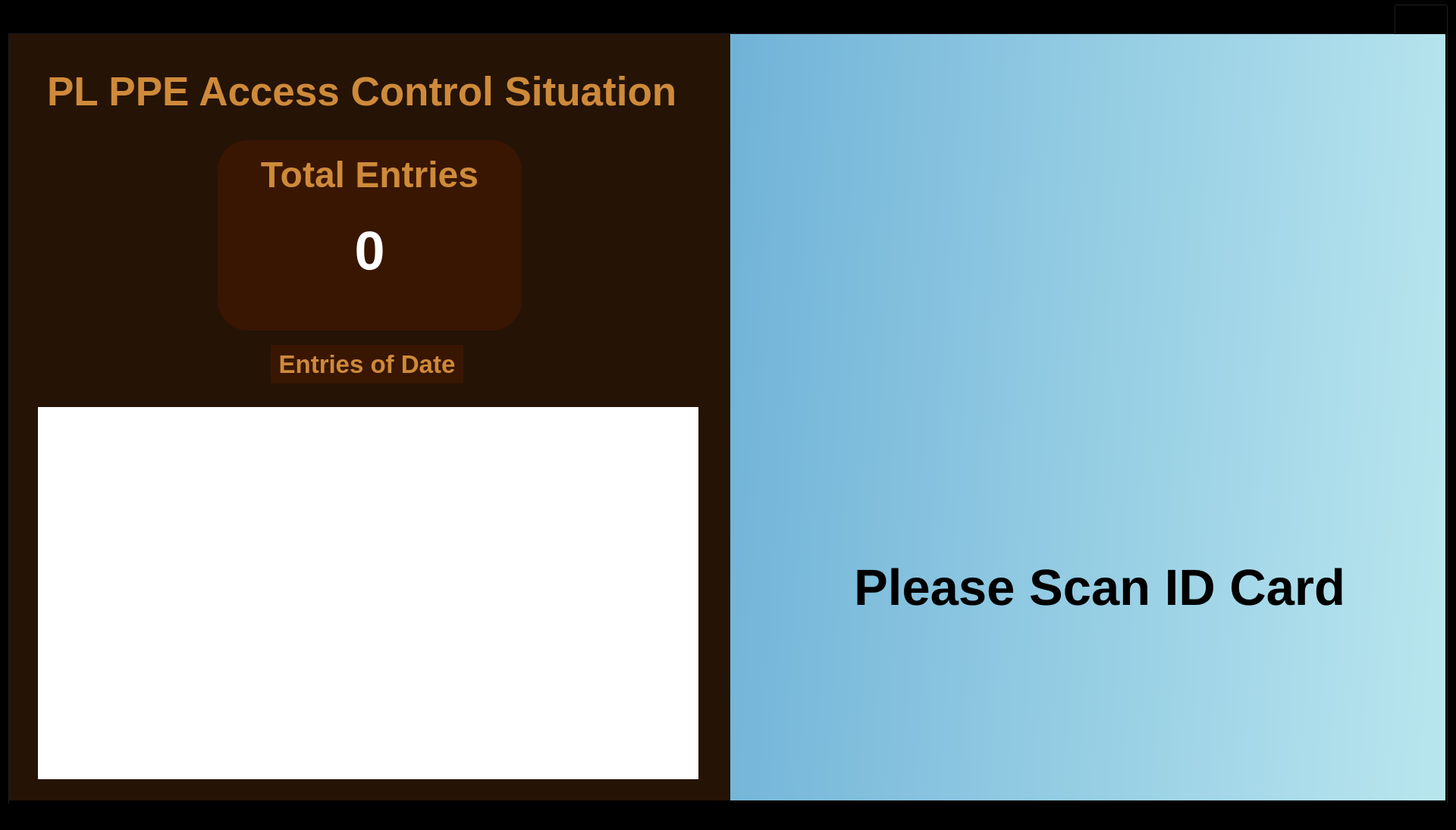
<?xml version="1.0" encoding="UTF-8"?>
<ui version="4.0">
 <class>MainWindow</class>
 <widget class="QMainWindow" name="MainWindow">
  <property name="geometry">
   <rect>
    <x>0</x>
    <y>0</y>
    <width>1920</width>
    <height>1095</height>
   </rect>
  </property>
  <property name="windowTitle">
   <string>MainWindow</string>
  </property>
  <property name="layoutDirection">
   <enum>Qt::LeftToRight</enum>
  </property>
  <property name="styleSheet">
   <string notr="true">background-color: rgb(0, 0, 0);
</string>
  </property>
  <widget class="QWidget" name="centralwidget">
   <widget class="QTabWidget" name="tabWidget">
    <property name="geometry">
     <rect>
      <x>10</x>
      <y>5</y>
      <width>1900</width>
      <height>1057</height>
     </rect>
    </property>
    <property name="font">
     <font>
      <pointsize>18</pointsize>
      <weight>75</weight>
      <bold>true</bold>
     </font>
    </property>
    <property name="layoutDirection">
     <enum>Qt::RightToLeft</enum>
    </property>
    <property name="currentIndex">
     <number>0</number>
    </property>
    <widget class="QWidget" name="PPE">
     <attribute name="title">
      <string>PPE</string>
     </attribute>
     <widget class="QLCDNumber" name="Countnum">
      <property name="geometry">
       <rect>
        <x>620</x>
        <y>10</y>
        <width>110</width>
        <height>91</height>
       </rect>
      </property>
      <property name="font">
       <font>
        <weight>50</weight>
        <bold>false</bold>
       </font>
      </property>
      <property name="styleSheet">
       <string notr="true">border: none;
color: rgb(255, 255, 255);</string>
      </property>
      <property name="smallDecimalPoint">
       <bool>false</bool>
      </property>
      <property name="digitCount">
       <number>2</number>
      </property>
      <property name="value" stdset="0">
       <double>30.000000000000000</double>
      </property>
      <property name="intValue" stdset="0">
       <number>30</number>
      </property>
     </widget>
     <widget class="QDateTimeEdit" name="DateTim">
      <property name="geometry">
       <rect>
        <x>1200</x>
        <y>30</y>
        <width>571</width>
        <height>51</height>
       </rect>
      </property>
      <property name="font">
       <font>
        <pointsize>28</pointsize>
        <weight>75</weight>
        <bold>true</bold>
       </font>
      </property>
      <property name="layoutDirection">
       <enum>Qt::LeftToRight</enum>
      </property>
      <property name="styleSheet">
       <string notr="true">color:rgb(255, 0, 0);
border: 2px solid black;
padding-right:60px;

</string>
      </property>
      <property name="alignment">
       <set>Qt::AlignRight|Qt::AlignTrailing|Qt::AlignVCenter</set>
      </property>
      <property name="buttonSymbols">
       <enum>QAbstractSpinBox::NoButtons</enum>
      </property>
      <property name="dateTime">
       <datetime>
        <hour>10</hour>
        <minute>10</minute>
        <second>10</second>
        <year>2000</year>
        <month>1</month>
        <day>1</day>
       </datetime>
      </property>
      <property name="displayFormat">
       <string>dd/MM/yyyy h:mm:ss AP</string>
      </property>
     </widget>
     <widget class="QLabel" name="lblcategory">
      <property name="geometry">
       <rect>
        <x>20</x>
        <y>24</y>
        <width>581</width>
        <height>76</height>
       </rect>
      </property>
      <property name="font">
       <font>
        <pointsize>36</pointsize>
        <weight>75</weight>
        <bold>true</bold>
       </font>
      </property>
      <property name="styleSheet">
       <string notr="true">background-color: rgb(45, 45, 45);
color: rgb(255, 255, 255);

border-top-left-radius: 20px; 
border-top-right-radius: 20px; 
border-bottom-left-radius: 0px; 
border-bottom-right-radius: 0px; </string>
      </property>
      <property name="text">
       <string>&lt;html&gt;&lt;head/&gt;&lt;body&gt;&lt;p align=&quot;center&quot;&gt;Section&lt;/p&gt;&lt;/body&gt;&lt;/html&gt;</string>
      </property>
      <property name="alignment">
       <set>Qt::AlignCenter</set>
      </property>
     </widget>
     <widget class="QGraphicsView" name="cameraview">
      <property name="geometry">
       <rect>
        <x>20</x>
        <y>100</y>
        <width>981</width>
        <height>731</height>
       </rect>
      </property>
      <property name="styleSheet">
       <string notr="true">background-color: rgb(255, 255, 255);
border:2px solid gray;
</string>
      </property>
     </widget>
     <widget class="QLabel" name="labelEquipment">
      <property name="geometry">
       <rect>
        <x>1500</x>
        <y>90</y>
        <width>351</width>
        <height>121</height>
       </rect>
      </property>
      <property name="font">
       <font>
        <pointsize>22</pointsize>
        <weight>75</weight>
        <bold>true</bold>
       </font>
      </property>
      <property name="styleSheet">
       <string notr="true">color: rgb(255, 255, 255);</string>
      </property>
      <property name="text">
       <string>&lt;html&gt;&lt;head/&gt;&lt;body&gt;&lt;p align=&quot;center&quot;&gt;&lt;span style=&quot; font-size:28pt;&quot;&gt;Equipment to wear &lt;/span&gt;&lt;/p&gt;&lt;p align=&quot;center&quot;&gt;&lt;span style=&quot; font-size:24pt;&quot;&gt;Found / Missing&lt;/span&gt;&lt;/p&gt;&lt;/body&gt;&lt;/html&gt;</string>
      </property>
     </widget>
     <widget class="QLabel" name="lblGood">
      <property name="geometry">
       <rect>
        <x>420</x>
        <y>850</y>
        <width>181</width>
        <height>51</height>
       </rect>
      </property>
      <property name="font">
       <font>
        <pointsize>25</pointsize>
        <weight>75</weight>
        <bold>true</bold>
       </font>
      </property>
      <property name="styleSheet">
       <string notr="true">background-color: rgb(2, 102, 17);
color: rgb(255, 255, 255);
border-radius: 20px;
</string>
      </property>
      <property name="text">
       <string>&lt;html&gt;&lt;head/&gt;&lt;body&gt;&lt;p&gt;Good :&lt;/p&gt;&lt;/body&gt;&lt;/html&gt;</string>
      </property>
      <property name="alignment">
       <set>Qt::AlignCenter</set>
      </property>
     </widget>
     <widget class="QLabel" name="labelRef">
      <property name="geometry">
       <rect>
        <x>1030</x>
        <y>100</y>
        <width>431</width>
        <height>61</height>
       </rect>
      </property>
      <property name="font">
       <font>
        <pointsize>36</pointsize>
        <weight>75</weight>
        <bold>true</bold>
       </font>
      </property>
      <property name="layoutDirection">
       <enum>Qt::LeftToRight</enum>
      </property>
      <property name="styleSheet">
       <string notr="true">background-color: rgb(45, 45, 45);
color: rgb(255, 255, 255);
border-top-left-radius: 20px; 
border-top-right-radius: 20px; 
border-bottom-left-radius: 0px; 
border-bottom-right-radius: 0px; </string>
      </property>
      <property name="text">
       <string notr="true">&lt;html&gt;&lt;head/&gt;&lt;body&gt;&lt;p align=&quot;center&quot;&gt;&lt;span style=&quot; font-size:28pt;&quot;&gt;Reference&lt;/span&gt;&lt;/p&gt;&lt;/body&gt;&lt;/html&gt;</string>
      </property>
      <property name="textFormat">
       <enum>Qt::RichText</enum>
      </property>
      <property name="wordWrap">
       <bool>false</bool>
      </property>
     </widget>
     <widget class="QLabel" name="lblNG">
      <property name="geometry">
       <rect>
        <x>630</x>
        <y>850</y>
        <width>181</width>
        <height>51</height>
       </rect>
      </property>
      <property name="font">
       <font>
        <pointsize>25</pointsize>
        <weight>75</weight>
        <bold>true</bold>
       </font>
      </property>
      <property name="styleSheet">
       <string notr="true">background-color: rgb(145, 0, 2);
color: rgb(255, 255, 255);
border-radius: 20px;</string>
      </property>
      <property name="text">
       <string>&lt;html&gt;&lt;head/&gt;&lt;body&gt;&lt;p&gt;NG  :&lt;/p&gt;&lt;/body&gt;&lt;/html&gt;</string>
      </property>
      <property name="alignment">
       <set>Qt::AlignCenter</set>
      </property>
     </widget>
     <widget class="QLabel" name="lblTotal">
      <property name="geometry">
       <rect>
        <x>210</x>
        <y>850</y>
        <width>181</width>
        <height>51</height>
       </rect>
      </property>
      <property name="font">
       <font>
        <pointsize>25</pointsize>
        <weight>75</weight>
        <bold>true</bold>
       </font>
      </property>
      <property name="styleSheet">
       <string notr="true">background-color: rgb(193, 113, 0);
color: rgb(255, 255, 255);
border-radius: 20px;
</string>
      </property>
      <property name="text">
       <string>&lt;html&gt;&lt;head/&gt;&lt;body&gt;&lt;p&gt;Total :&lt;/p&gt;&lt;/body&gt;&lt;/html&gt;</string>
      </property>
      <property name="alignment">
       <set>Qt::AlignCenter</set>
      </property>
     </widget>
     <widget class="QGroupBox" name="groupBox">
      <property name="geometry">
       <rect>
        <x>1485</x>
        <y>215</y>
        <width>391</width>
        <height>666</height>
       </rect>
      </property>
      <property name="layoutDirection">
       <enum>Qt::LeftToRight</enum>
      </property>
      <property name="styleSheet">
       <string notr="true">background-color: none;</string>
      </property>
      <property name="title">
       <string/>
      </property>
      <widget class="QWidget" name="gridLayoutWidget">
       <property name="geometry">
        <rect>
         <x>20</x>
         <y>10</y>
         <width>351</width>
         <height>1030</height>
        </rect>
       </property>
       <layout class="QGridLayout" name="gridLayout">
        <property name="sizeConstraint">
         <enum>QLayout::SetMinAndMaxSize</enum>
        </property>
        <item row="8" column="1">
         <widget class="QLabel" name="Safety_Shoe">
          <property name="minimumSize">
           <size>
            <width>231</width>
            <height>68</height>
           </size>
          </property>
          <property name="maximumSize">
           <size>
            <width>231</width>
            <height>68</height>
           </size>
          </property>
          <property name="font">
           <font>
            <pointsize>16</pointsize>
            <weight>75</weight>
            <bold>true</bold>
           </font>
          </property>
          <property name="styleSheet">
           <string notr="true">background:	#A9A9A9;
border: 2px solid black;
border-radius: 30px;


</string>
          </property>
          <property name="text">
           <string>&lt;html&gt;&lt;head/&gt;&lt;body&gt;&lt;p align=&quot;center&quot;&gt;Safety shoes&lt;/p&gt;&lt;/body&gt;&lt;/html&gt;</string>
          </property>
          <property name="alignment">
           <set>Qt::AlignCenter</set>
          </property>
         </widget>
        </item>
        <item row="4" column="1">
         <widget class="QLabel" name="OSL">
          <property name="minimumSize">
           <size>
            <width>231</width>
            <height>68</height>
           </size>
          </property>
          <property name="maximumSize">
           <size>
            <width>231</width>
            <height>68</height>
           </size>
          </property>
          <property name="font">
           <font>
            <pointsize>16</pointsize>
            <weight>75</weight>
            <bold>true</bold>
           </font>
          </property>
          <property name="styleSheet">
           <string notr="true">background:	#A9A9A9;
border: 2px solid black;
border-radius: 30px;

</string>
          </property>
          <property name="text">
           <string>&lt;html&gt;&lt;head/&gt;&lt;body&gt;&lt;p align=&quot;center&quot;&gt;OSL&lt;/p&gt;&lt;/body&gt;&lt;/html&gt;</string>
          </property>
          <property name="alignment">
           <set>Qt::AlignCenter</set>
          </property>
         </widget>
        </item>
        <item row="9" column="1">
         <widget class="QLabel" name="ID_Card">
          <property name="minimumSize">
           <size>
            <width>231</width>
            <height>68</height>
           </size>
          </property>
          <property name="maximumSize">
           <size>
            <width>231</width>
            <height>68</height>
           </size>
          </property>
          <property name="font">
           <font>
            <pointsize>16</pointsize>
            <weight>75</weight>
            <bold>true</bold>
           </font>
          </property>
          <property name="styleSheet">
           <string notr="true">background:	#A9A9A9;
border: 2px solid black;
border-radius: 30px;

</string>
          </property>
          <property name="text">
           <string>&lt;html&gt;&lt;head/&gt;&lt;body&gt;&lt;p align=&quot;center&quot;&gt;ID card&lt;/p&gt;&lt;/body&gt;&lt;/html&gt;</string>
          </property>
          <property name="alignment">
           <set>Qt::AlignCenter</set>
          </property>
         </widget>
        </item>
        <item row="3" column="0">
         <widget class="QLabel" name="imgGas_Mask">
          <property name="minimumSize">
           <size>
            <width>88</width>
            <height>88</height>
           </size>
          </property>
          <property name="maximumSize">
           <size>
            <width>88</width>
            <height>88</height>
           </size>
          </property>
          <property name="styleSheet">
           <string notr="true">background-color: rgb(68, 68, 68);
border: 2px solid rgb(74, 74, 74);
border-radius: 15px;</string>
          </property>
          <property name="text">
           <string/>
          </property>
          <property name="pixmap">
           <pixmap>Image/gas-mask.png</pixmap>
          </property>
          <property name="scaledContents">
           <bool>true</bool>
          </property>
         </widget>
        </item>
        <item row="9" column="0">
         <widget class="QLabel" name="imgID_Card">
          <property name="minimumSize">
           <size>
            <width>88</width>
            <height>88</height>
           </size>
          </property>
          <property name="maximumSize">
           <size>
            <width>88</width>
            <height>88</height>
           </size>
          </property>
          <property name="styleSheet">
           <string notr="true">background-color: rgb(68, 68, 68);
border: 2px solid rgb(74, 74, 74);
border-radius: 15px;</string>
          </property>
          <property name="text">
           <string/>
          </property>
          <property name="pixmap">
           <pixmap>Image/ID_card.png</pixmap>
          </property>
          <property name="scaledContents">
           <bool>true</bool>
          </property>
         </widget>
        </item>
        <item row="4" column="0">
         <widget class="QLabel" name="imgOSL">
          <property name="minimumSize">
           <size>
            <width>88</width>
            <height>88</height>
           </size>
          </property>
          <property name="maximumSize">
           <size>
            <width>88</width>
            <height>88</height>
           </size>
          </property>
          <property name="styleSheet">
           <string notr="true">background-color: rgb(68, 68, 68);
border: 2px solid rgb(74, 74, 74);
border-radius: 15px;</string>
          </property>
          <property name="text">
           <string/>
          </property>
          <property name="pixmap">
           <pixmap>Image/OSL.png</pixmap>
          </property>
          <property name="scaledContents">
           <bool>true</bool>
          </property>
         </widget>
        </item>
        <item row="1" column="0">
         <widget class="QLabel" name="imgFace_Shield">
          <property name="minimumSize">
           <size>
            <width>88</width>
            <height>88</height>
           </size>
          </property>
          <property name="maximumSize">
           <size>
            <width>88</width>
            <height>88</height>
           </size>
          </property>
          <property name="styleSheet">
           <string notr="true">background-color: rgb(68, 68, 68);
border: 2px solid rgb(74, 74, 74);
border-radius: 15px;

</string>
          </property>
          <property name="text">
           <string/>
          </property>
          <property name="pixmap">
           <pixmap>Image/chemical_face_shield.png</pixmap>
          </property>
          <property name="scaledContents">
           <bool>true</bool>
          </property>
         </widget>
        </item>
        <item row="7" column="0">
         <widget class="QLabel" name="imgLong_Glove">
          <property name="minimumSize">
           <size>
            <width>88</width>
            <height>88</height>
           </size>
          </property>
          <property name="maximumSize">
           <size>
            <width>88</width>
            <height>88</height>
           </size>
          </property>
          <property name="styleSheet">
           <string notr="true">background-color: rgb(68, 68, 68);
border: 2px solid rgb(74, 74, 74);
border-radius: 15px;</string>
          </property>
          <property name="text">
           <string/>
          </property>
          <property name="pixmap">
           <pixmap>Image/Long_yellow_gloves.png</pixmap>
          </property>
          <property name="scaledContents">
           <bool>true</bool>
          </property>
         </widget>
        </item>
        <item row="5" column="0">
         <widget class="QLabel" name="imgClothes">
          <property name="minimumSize">
           <size>
            <width>88</width>
            <height>88</height>
           </size>
          </property>
          <property name="maximumSize">
           <size>
            <width>88</width>
            <height>88</height>
           </size>
          </property>
          <property name="styleSheet">
           <string notr="true">background-color: rgb(68, 68, 68);
border: 2px solid rgb(74, 74, 74);
border-radius: 15px;</string>
          </property>
          <property name="text">
           <string/>
          </property>
          <property name="pixmap">
           <pixmap>Image/shirt.png</pixmap>
          </property>
          <property name="scaledContents">
           <bool>true</bool>
          </property>
         </widget>
        </item>
        <item row="8" column="0">
         <widget class="QLabel" name="imgSafety_Shoe">
          <property name="minimumSize">
           <size>
            <width>88</width>
            <height>88</height>
           </size>
          </property>
          <property name="maximumSize">
           <size>
            <width>88</width>
            <height>88</height>
           </size>
          </property>
          <property name="styleSheet">
           <string notr="true">background-color: rgb(68, 68, 68);
border: 2px solid rgb(74, 74, 74);
border-radius: 15px;</string>
          </property>
          <property name="text">
           <string/>
          </property>
          <property name="pixmap">
           <pixmap>Image/safety_shoes.png</pixmap>
          </property>
          <property name="scaledContents">
           <bool>true</bool>
          </property>
         </widget>
        </item>
        <item row="2" column="0">
         <widget class="QLabel" name="imgCarbon_Mask">
          <property name="minimumSize">
           <size>
            <width>88</width>
            <height>88</height>
           </size>
          </property>
          <property name="maximumSize">
           <size>
            <width>88</width>
            <height>88</height>
           </size>
          </property>
          <property name="styleSheet">
           <string notr="true">background-color: rgb(68, 68, 68);
border: 2px solid rgb(74, 74, 74);
border-radius: 15px;</string>
          </property>
          <property name="text">
           <string/>
          </property>
          <property name="pixmap">
           <pixmap>Image/mask.png</pixmap>
          </property>
          <property name="scaledContents">
           <bool>true</bool>
          </property>
         </widget>
        </item>
        <item row="6" column="0">
         <widget class="QLabel" name="imgGlove">
          <property name="minimumSize">
           <size>
            <width>88</width>
            <height>88</height>
           </size>
          </property>
          <property name="maximumSize">
           <size>
            <width>88</width>
            <height>88</height>
           </size>
          </property>
          <property name="styleSheet">
           <string notr="true">background-color: rgb(68, 68, 68);
border: 2px solid rgb(74, 74, 74);
border-radius: 15px;</string>
          </property>
          <property name="text">
           <string/>
          </property>
          <property name="pixmap">
           <pixmap>Image/glove.png</pixmap>
          </property>
          <property name="scaledContents">
           <bool>true</bool>
          </property>
         </widget>
        </item>
        <item row="0" column="1">
         <widget class="QLabel" name="Cap">
          <property name="minimumSize">
           <size>
            <width>231</width>
            <height>68</height>
           </size>
          </property>
          <property name="maximumSize">
           <size>
            <width>231</width>
            <height>68</height>
           </size>
          </property>
          <property name="font">
           <font>
            <pointsize>16</pointsize>
            <weight>75</weight>
            <bold>true</bold>
           </font>
          </property>
          <property name="styleSheet">
           <string notr="true">background:	#A9A9A9;
border: 2px solid black;
border-radius: 30px;

</string>
          </property>
          <property name="text">
           <string>&lt;html&gt;&lt;head/&gt;&lt;body&gt;&lt;p align=&quot;center&quot;&gt;Cap&lt;/p&gt;&lt;/body&gt;&lt;/html&gt;</string>
          </property>
         </widget>
        </item>
        <item row="1" column="1">
         <widget class="QLabel" name="Face_Shield">
          <property name="minimumSize">
           <size>
            <width>231</width>
            <height>68</height>
           </size>
          </property>
          <property name="maximumSize">
           <size>
            <width>231</width>
            <height>68</height>
           </size>
          </property>
          <property name="font">
           <font>
            <pointsize>16</pointsize>
            <weight>75</weight>
            <bold>true</bold>
           </font>
          </property>
          <property name="styleSheet">
           <string notr="true">background:	#A9A9A9;
border: 2px solid black;
border-radius: 30px;

</string>
          </property>
          <property name="text">
           <string>&lt;html&gt;&lt;head/&gt;&lt;body&gt;&lt;p align=&quot;center&quot;&gt;Chemical Face Shield&lt;/p&gt;&lt;/body&gt;&lt;/html&gt;</string>
          </property>
         </widget>
        </item>
        <item row="0" column="0">
         <widget class="QLabel" name="imgCap">
          <property name="minimumSize">
           <size>
            <width>88</width>
            <height>88</height>
           </size>
          </property>
          <property name="maximumSize">
           <size>
            <width>88</width>
            <height>88</height>
           </size>
          </property>
          <property name="styleSheet">
           <string notr="true">background-color: rgb(68, 68, 68);
border: 2px solid rgb(74, 74, 74);
border-radius: 15px;</string>
          </property>
          <property name="text">
           <string/>
          </property>
          <property name="pixmap">
           <pixmap>Image/cap.png</pixmap>
          </property>
          <property name="scaledContents">
           <bool>true</bool>
          </property>
         </widget>
        </item>
        <item row="2" column="1">
         <widget class="QLabel" name="Carbon_Mask">
          <property name="minimumSize">
           <size>
            <width>231</width>
            <height>68</height>
           </size>
          </property>
          <property name="maximumSize">
           <size>
            <width>231</width>
            <height>68</height>
           </size>
          </property>
          <property name="font">
           <font>
            <pointsize>16</pointsize>
            <weight>75</weight>
            <bold>true</bold>
           </font>
          </property>
          <property name="styleSheet">
           <string notr="true">background:	#A9A9A9;
border: 2px solid black;
border-radius: 30px;


</string>
          </property>
          <property name="text">
           <string>&lt;html&gt;&lt;head/&gt;&lt;body&gt;&lt;p align=&quot;center&quot;&gt;Mask&lt;/p&gt;&lt;/body&gt;&lt;/html&gt;</string>
          </property>
         </widget>
        </item>
        <item row="3" column="1">
         <widget class="QLabel" name="Gas_Mask">
          <property name="minimumSize">
           <size>
            <width>231</width>
            <height>68</height>
           </size>
          </property>
          <property name="maximumSize">
           <size>
            <width>231</width>
            <height>68</height>
           </size>
          </property>
          <property name="font">
           <font>
            <pointsize>16</pointsize>
            <weight>75</weight>
            <bold>true</bold>
           </font>
          </property>
          <property name="styleSheet">
           <string notr="true">background:	#A9A9A9;
border: 2px solid black;
border-radius: 30px;

</string>
          </property>
          <property name="text">
           <string>&lt;html&gt;&lt;head/&gt;&lt;body&gt;&lt;p align=&quot;center&quot;&gt;Gas Mark&lt;/p&gt;&lt;/body&gt;&lt;/html&gt;</string>
          </property>
         </widget>
        </item>
        <item row="7" column="1">
         <widget class="QLabel" name="Long_Glove">
          <property name="minimumSize">
           <size>
            <width>231</width>
            <height>68</height>
           </size>
          </property>
          <property name="maximumSize">
           <size>
            <width>231</width>
            <height>68</height>
           </size>
          </property>
          <property name="font">
           <font>
            <pointsize>16</pointsize>
            <weight>75</weight>
            <bold>true</bold>
           </font>
          </property>
          <property name="styleSheet">
           <string notr="true">background:	#A9A9A9;
border: 2px solid black;
border-radius: 30px;


</string>
          </property>
          <property name="text">
           <string>&lt;html&gt;&lt;head/&gt;&lt;body&gt;&lt;p align=&quot;center&quot;&gt;Long yellow glove&lt;/p&gt;&lt;/body&gt;&lt;/html&gt;</string>
          </property>
          <property name="alignment">
           <set>Qt::AlignCenter</set>
          </property>
         </widget>
        </item>
        <item row="6" column="1">
         <widget class="QLabel" name="Glove">
          <property name="minimumSize">
           <size>
            <width>231</width>
            <height>68</height>
           </size>
          </property>
          <property name="maximumSize">
           <size>
            <width>231</width>
            <height>68</height>
           </size>
          </property>
          <property name="font">
           <font>
            <pointsize>16</pointsize>
            <weight>75</weight>
            <bold>true</bold>
           </font>
          </property>
          <property name="styleSheet">
           <string notr="true">background:	#A9A9A9;
border: 2px solid black;
border-radius: 30px;


</string>
          </property>
          <property name="text">
           <string>&lt;html&gt;&lt;head/&gt;&lt;body&gt;&lt;p align=&quot;center&quot;&gt;Glove&lt;/p&gt;&lt;/body&gt;&lt;/html&gt;</string>
          </property>
          <property name="alignment">
           <set>Qt::AlignCenter</set>
          </property>
         </widget>
        </item>
        <item row="5" column="1">
         <widget class="QLabel" name="Clothes">
          <property name="minimumSize">
           <size>
            <width>231</width>
            <height>68</height>
           </size>
          </property>
          <property name="maximumSize">
           <size>
            <width>231</width>
            <height>68</height>
           </size>
          </property>
          <property name="font">
           <font>
            <pointsize>16</pointsize>
            <weight>75</weight>
            <bold>true</bold>
           </font>
          </property>
          <property name="styleSheet">
           <string notr="true">background:	#A9A9A9;
border: 2px solid black;
border-radius: 30px;


</string>
          </property>
          <property name="text">
           <string>&lt;html&gt;&lt;head/&gt;&lt;body&gt;&lt;p align=&quot;center&quot;&gt;Clothes&lt;/p&gt;&lt;/body&gt;&lt;/html&gt;</string>
          </property>
          <property name="alignment">
           <set>Qt::AlignCenter</set>
          </property>
         </widget>
        </item>
        <item row="10" column="1">
         <widget class="QLabel" name="Yellow_Jacket">
          <property name="minimumSize">
           <size>
            <width>231</width>
            <height>68</height>
           </size>
          </property>
          <property name="maximumSize">
           <size>
            <width>231</width>
            <height>68</height>
           </size>
          </property>
          <property name="font">
           <font>
            <pointsize>16</pointsize>
            <weight>75</weight>
            <bold>true</bold>
           </font>
          </property>
          <property name="styleSheet">
           <string notr="true">background:	#A9A9A9;
border: 2px solid black;
border-radius: 30px;

</string>
          </property>
          <property name="text">
           <string>&lt;html&gt;&lt;head/&gt;&lt;body&gt;&lt;p align=&quot;center&quot;&gt;Yellow Jacket&lt;/p&gt;&lt;/body&gt;&lt;/html&gt;</string>
          </property>
          <property name="alignment">
           <set>Qt::AlignCenter</set>
          </property>
         </widget>
        </item>
        <item row="10" column="0">
         <widget class="QLabel" name="imgYellow_Jacket">
          <property name="minimumSize">
           <size>
            <width>88</width>
            <height>88</height>
           </size>
          </property>
          <property name="maximumSize">
           <size>
            <width>88</width>
            <height>88</height>
           </size>
          </property>
          <property name="styleSheet">
           <string notr="true">background-color: rgb(68, 68, 68);
border: 2px solid rgb(74, 74, 74);
border-radius: 15px;</string>
          </property>
          <property name="text">
           <string/>
          </property>
          <property name="pixmap">
           <pixmap>Image/Yellow_Jacket.png</pixmap>
          </property>
          <property name="scaledContents">
           <bool>true</bool>
          </property>
         </widget>
        </item>
       </layout>
      </widget>
     </widget>
     <widget class="QLabel" name="lblIDcard">
      <property name="geometry">
       <rect>
        <x>1520</x>
        <y>900</y>
        <width>351</width>
        <height>100</height>
       </rect>
      </property>
      <property name="font">
       <font>
        <pointsize>32</pointsize>
        <weight>75</weight>
        <bold>true</bold>
       </font>
      </property>
      <property name="layoutDirection">
       <enum>Qt::LeftToRight</enum>
      </property>
      <property name="autoFillBackground">
       <bool>false</bool>
      </property>
      <property name="styleSheet">
       <string notr="true">background-color: rgb(41, 109, 157);
border-radius: 30px;
border: 2px solid rgb(47, 128, 182);
color: #ffffff;


</string>
      </property>
      <property name="frameShape">
       <enum>QFrame::NoFrame</enum>
      </property>
      <property name="text">
       <string>ID Card</string>
      </property>
      <property name="textFormat">
       <enum>Qt::PlainText</enum>
      </property>
      <property name="alignment">
       <set>Qt::AlignCenter</set>
      </property>
      <property name="wordWrap">
       <bool>false</bool>
      </property>
      <property name="indent">
       <number>0</number>
      </property>
     </widget>
     <widget class="QLabel" name="Reflabel">
      <property name="geometry">
       <rect>
        <x>1030</x>
        <y>160</y>
        <width>431</width>
        <height>721</height>
       </rect>
      </property>
      <property name="styleSheet">
       <string notr="true">border: 2px solid gray;
background-color: rgb(255, 255, 255);
</string>
      </property>
      <property name="text">
       <string/>
      </property>
      <property name="scaledContents">
       <bool>true</bool>
      </property>
     </widget>
     <widget class="QLabel" name="imgsummary">
      <property name="geometry">
       <rect>
        <x>385</x>
        <y>140</y>
        <width>250</width>
        <height>250</height>
       </rect>
      </property>
      <property name="styleSheet">
       <string notr="true">background-color:none;
</string>
      </property>
      <property name="text">
       <string/>
      </property>
      <property name="scaledContents">
       <bool>true</bool>
      </property>
     </widget>
     <widget class="QLabel" name="labelsummary">
      <property name="geometry">
       <rect>
        <x>145</x>
        <y>100</y>
        <width>731</width>
        <height>411</height>
       </rect>
      </property>
      <property name="font">
       <font>
        <pointsize>50</pointsize>
        <weight>75</weight>
        <bold>true</bold>
       </font>
      </property>
      <property name="styleSheet">
       <string notr="true">border-radius: 80px;
color: rgb(255, 255, 255);
background-color: none;
padding-top:280px;</string>
      </property>
      <property name="text">
       <string/>
      </property>
      <property name="alignment">
       <set>Qt::AlignCenter</set>
      </property>
     </widget>
     <widget class="QLabel" name="Total_chemical">
      <property name="geometry">
       <rect>
        <x>30</x>
        <y>930</y>
        <width>431</width>
        <height>61</height>
       </rect>
      </property>
      <property name="font">
       <font>
        <pointsize>28</pointsize>
        <weight>75</weight>
        <bold>true</bold>
       </font>
      </property>
      <property name="styleSheet">
       <string notr="true">background-color: #06256c;
color: rgb(255, 255, 255);
border-radius: 20px;
</string>
      </property>
      <property name="text">
       <string>&lt;html&gt;&lt;head/&gt;&lt;body&gt;&lt;p&gt;Chemical Analysis :&lt;/p&gt;&lt;/body&gt;&lt;/html&gt;</string>
      </property>
      <property name="alignment">
       <set>Qt::AlignCenter</set>
      </property>
     </widget>
     <widget class="QLabel" name="Total_solder">
      <property name="geometry">
       <rect>
        <x>490</x>
        <y>930</y>
        <width>431</width>
        <height>61</height>
       </rect>
      </property>
      <property name="font">
       <font>
        <pointsize>28</pointsize>
        <weight>75</weight>
        <bold>true</bold>
       </font>
      </property>
      <property name="styleSheet">
       <string notr="true">background-color: #0b262b;
color: rgb(255, 255, 255);
border-radius: 20px;
</string>
      </property>
      <property name="text">
       <string>&lt;html&gt;&lt;head/&gt;&lt;body&gt;&lt;p&gt;Solder Ability Test :&lt;/p&gt;&lt;/body&gt;&lt;/html&gt;</string>
      </property>
      <property name="alignment">
       <set>Qt::AlignCenter</set>
      </property>
     </widget>
     <widget class="QLabel" name="Total_thickness">
      <property name="geometry">
       <rect>
        <x>950</x>
        <y>930</y>
        <width>541</width>
        <height>61</height>
       </rect>
      </property>
      <property name="font">
       <font>
        <pointsize>28</pointsize>
        <weight>75</weight>
        <bold>true</bold>
       </font>
      </property>
      <property name="styleSheet">
       <string notr="true">background-color:#333333;
color: rgb(255, 255, 255);
border-radius: 20px;
</string>
      </property>
      <property name="text">
       <string>&lt;html&gt;&lt;head/&gt;&lt;body&gt;&lt;p&gt;Thickness Measurement :&lt;/p&gt;&lt;/body&gt;&lt;/html&gt;</string>
      </property>
      <property name="alignment">
       <set>Qt::AlignCenter</set>
      </property>
     </widget>
     <widget class="QLabel" name="MessageTime">
      <property name="geometry">
       <rect>
        <x>20</x>
        <y>100</y>
        <width>981</width>
        <height>731</height>
       </rect>
      </property>
      <property name="font">
       <font>
        <pointsize>40</pointsize>
        <weight>75</weight>
        <bold>true</bold>
       </font>
      </property>
      <property name="styleSheet">
       <string notr="true">background-color: white;
color: rgb(170, 0, 0);
padding-top:360px;</string>
      </property>
      <property name="text">
       <string>&lt;html&gt;&lt;head/&gt;&lt;body&gt;&lt;p&gt;หมดเวลาตรวจสอบ&lt;/p&gt;&lt;p&gt;โปรดสวมใส่อุปกรณให้ครบก่อน&lt;/p&gt;&lt;p&gt;ทำการตรวจสอบอีกครั้ง&lt;/p&gt;&lt;/body&gt;&lt;/html&gt;</string>
      </property>
      <property name="alignment">
       <set>Qt::AlignCenter</set>
      </property>
     </widget>
     <widget class="QLabel" name="labelIDCard">
      <property name="geometry">
       <rect>
        <x>0</x>
        <y>0</y>
        <width>1894</width>
        <height>1011</height>
       </rect>
      </property>
      <property name="font">
       <font>
        <pointsize>50</pointsize>
        <weight>75</weight>
        <bold>true</bold>
       </font>
      </property>
      <property name="layoutDirection">
       <enum>Qt::RightToLeft</enum>
      </property>
      <property name="styleSheet">
       <string notr="true">background-color: qlineargradient(spread:pad, x1:0, y1:0.523, x2:1, y2:0.556591, stop:0.0446429 rgba(52, 136, 197, 255), stop:1 rgba(183, 229, 238, 255));
padding-top:450px;
padding-right:1000px</string>
      </property>
      <property name="text">
       <string>&lt;html&gt;&lt;head/&gt;&lt;body&gt;&lt;p align=&quot;center&quot;&gt;Please Scan ID Card&lt;/p&gt;&lt;/body&gt;&lt;/html&gt;</string>
      </property>
      <property name="textFormat">
       <enum>Qt::AutoText</enum>
      </property>
      <property name="scaledContents">
       <bool>false</bool>
      </property>
      <property name="alignment">
       <set>Qt::AlignRight|Qt::AlignTrailing|Qt::AlignVCenter</set>
      </property>
      <property name="margin">
       <number>0</number>
      </property>
     </widget>
     <widget class="QLabel" name="imglabel">
      <property name="geometry">
       <rect>
        <x>1200</x>
        <y>250</y>
        <width>481</width>
        <height>401</height>
       </rect>
      </property>
      <property name="styleSheet">
       <string notr="true">background-color: None;</string>
      </property>
      <property name="text">
       <string/>
      </property>
      <property name="pixmap">
       <pixmap>Image/card.png</pixmap>
      </property>
      <property name="scaledContents">
       <bool>true</bool>
      </property>
     </widget>
     <widget class="QLabel" name="Dashboard">
      <property name="geometry">
       <rect>
        <x>0</x>
        <y>0</y>
        <width>951</width>
        <height>1011</height>
       </rect>
      </property>
      <property name="styleSheet">
       <string notr="true">background-color: #251306;</string>
      </property>
      <property name="text">
       <string/>
      </property>
      <property name="scaledContents">
       <bool>true</bool>
      </property>
      <property name="alignment">
       <set>Qt::AlignCenter</set>
      </property>
     </widget>
     <widget class="QLabel" name="PL_PPE">
      <property name="geometry">
       <rect>
        <x>50</x>
        <y>40</y>
        <width>851</width>
        <height>71</height>
       </rect>
      </property>
      <property name="font">
       <font>
        <pointsize>40</pointsize>
        <weight>75</weight>
        <bold>true</bold>
       </font>
      </property>
      <property name="styleSheet">
       <string notr="true">background-color: none;
color: #ce8a3a;</string>
      </property>
      <property name="text">
       <string>PL PPE Access Control Situation</string>
      </property>
     </widget>
     <widget class="QLabel" name="totalEnt">
      <property name="geometry">
       <rect>
        <x>275</x>
        <y>140</y>
        <width>401</width>
        <height>251</height>
       </rect>
      </property>
      <property name="font">
       <font>
        <pointsize>54</pointsize>
        <weight>75</weight>
        <bold>true</bold>
       </font>
      </property>
      <property name="styleSheet">
       <string notr="true">background-color: #391602;
border-radius: 40px;
color: white;
padding-top:40px</string>
      </property>
      <property name="text">
       <string>0</string>
      </property>
      <property name="alignment">
       <set>Qt::AlignCenter</set>
      </property>
     </widget>
     <widget class="QLabel" name="labelTotalEnt">
      <property name="geometry">
       <rect>
        <x>275</x>
        <y>140</y>
        <width>401</width>
        <height>91</height>
       </rect>
      </property>
      <property name="font">
       <font>
        <pointsize>36</pointsize>
        <weight>75</weight>
        <bold>true</bold>
       </font>
      </property>
      <property name="styleSheet">
       <string notr="true">color: #ce8a3a;
background-color: none;</string>
      </property>
      <property name="text">
       <string>Total Entries</string>
      </property>
      <property name="alignment">
       <set>Qt::AlignCenter</set>
      </property>
     </widget>
     <widget class="QLabel" name="labelEoD">
      <property name="geometry">
       <rect>
        <x>345</x>
        <y>410</y>
        <width>254</width>
        <height>51</height>
       </rect>
      </property>
      <property name="font">
       <font>
        <pointsize>25</pointsize>
        <weight>75</weight>
        <bold>true</bold>
       </font>
      </property>
      <property name="styleSheet">
       <string notr="true">background-color: #391602;
color: #ce8a3a;</string>
      </property>
      <property name="text">
       <string>Entries of Date</string>
      </property>
      <property name="alignment">
       <set>Qt::AlignCenter</set>
      </property>
     </widget>
     <widget class="QLabel" name="GraphEoD">
      <property name="geometry">
       <rect>
        <x>38</x>
        <y>492</y>
        <width>871</width>
        <height>491</height>
       </rect>
      </property>
      <property name="styleSheet">
       <string notr="true">background-color: rgb(255, 255, 255);</string>
      </property>
      <property name="text">
       <string/>
      </property>
     </widget>
     <widget class="QLabel" name="labelEmergency">
      <property name="geometry">
       <rect>
        <x>0</x>
        <y>0</y>
        <width>1894</width>
        <height>1011</height>
       </rect>
      </property>
      <property name="font">
       <font>
        <pointsize>100</pointsize>
        <weight>75</weight>
        <bold>true</bold>
       </font>
      </property>
      <property name="styleSheet">
       <string notr="true">background-color: none;
color: rgb(255, 255, 255);
padding-top:380px;</string>
      </property>
      <property name="text">
       <string/>
      </property>
      <property name="alignment">
       <set>Qt::AlignCenter</set>
      </property>
     </widget>
     <widget class="QLabel" name="imgEmergency">
      <property name="geometry">
       <rect>
        <x>662</x>
        <y>39</y>
        <width>571</width>
        <height>481</height>
       </rect>
      </property>
      <property name="styleSheet">
       <string notr="true">background-color:none;
</string>
      </property>
      <property name="text">
       <string/>
      </property>
      <property name="scaledContents">
       <bool>true</bool>
      </property>
     </widget>
     <widget class="QLabel" name="imgRFID">
      <property name="geometry">
       <rect>
        <x>727</x>
        <y>50</y>
        <width>441</width>
        <height>451</height>
       </rect>
      </property>
      <property name="styleSheet">
       <string notr="true">background-color:none;
</string>
      </property>
      <property name="text">
       <string/>
      </property>
      <property name="scaledContents">
       <bool>true</bool>
      </property>
     </widget>
     <widget class="QLabel" name="labelRFID">
      <property name="geometry">
       <rect>
        <x>0</x>
        <y>0</y>
        <width>1894</width>
        <height>1011</height>
       </rect>
      </property>
      <property name="font">
       <font>
        <pointsize>50</pointsize>
        <weight>75</weight>
        <bold>true</bold>
       </font>
      </property>
      <property name="styleSheet">
       <string notr="true">background:none; 
color:white; 
padding-top:580px; </string>
      </property>
      <property name="alignment">
       <set>Qt::AlignCenter</set>
      </property>
     </widget>
     <widget class="QPushButton" name="closebutton">
      <property name="geometry">
       <rect>
        <x>1820</x>
        <y>0</y>
        <width>71</width>
        <height>71</height>
       </rect>
      </property>
      <property name="font">
       <font>
        <pointsize>50</pointsize>
        <weight>75</weight>
        <bold>true</bold>
       </font>
      </property>
      <property name="styleSheet">
       <string notr="true">background-color:none;</string>
      </property>
      <property name="icon">
       <iconset>
        <normaloff>Image/cross.png</normaloff>Image/cross.png</iconset>
      </property>
      <property name="iconSize">
       <size>
        <width>65</width>
        <height>65</height>
       </size>
      </property>
      <property name="flat">
       <bool>true</bool>
      </property>
     </widget>
     <widget class="QLabel" name="labelADAM">
      <property name="geometry">
       <rect>
        <x>730</x>
        <y>950</y>
        <width>1894</width>
        <height>1011</height>
       </rect>
      </property>
      <property name="font">
       <font>
        <pointsize>100</pointsize>
        <weight>75</weight>
        <bold>true</bold>
       </font>
      </property>
      <property name="styleSheet">
       <string notr="true">background-color: none;
color: rgb(255, 255, 255);
padding-top:380px;</string>
      </property>
      <property name="text">
       <string/>
      </property>
      <property name="alignment">
       <set>Qt::AlignCenter</set>
      </property>
     </widget>
     <widget class="QLabel" name="imgADAM">
      <property name="geometry">
       <rect>
        <x>1030</x>
        <y>540</y>
        <width>571</width>
        <height>481</height>
       </rect>
      </property>
      <property name="styleSheet">
       <string notr="true">background-color:none;
</string>
      </property>
      <property name="text">
       <string/>
      </property>
      <property name="scaledContents">
       <bool>true</bool>
      </property>
     </widget>
     <zorder>Countnum</zorder>
     <zorder>lblcategory</zorder>
     <zorder>cameraview</zorder>
     <zorder>DateTim</zorder>
     <zorder>labelEquipment</zorder>
     <zorder>lblGood</zorder>
     <zorder>labelRef</zorder>
     <zorder>lblNG</zorder>
     <zorder>lblTotal</zorder>
     <zorder>lblIDcard</zorder>
     <zorder>Reflabel</zorder>
     <zorder>Total_chemical</zorder>
     <zorder>Total_solder</zorder>
     <zorder>Total_thickness</zorder>
     <zorder>groupBox</zorder>
     <zorder>MessageTime</zorder>
     <zorder>labelsummary</zorder>
     <zorder>imgsummary</zorder>
     <zorder>labelIDCard</zorder>
     <zorder>imglabel</zorder>
     <zorder>Dashboard</zorder>
     <zorder>PL_PPE</zorder>
     <zorder>totalEnt</zorder>
     <zorder>labelTotalEnt</zorder>
     <zorder>labelEoD</zorder>
     <zorder>GraphEoD</zorder>
     <zorder>labelRFID</zorder>
     <zorder>imgRFID</zorder>
     <zorder>labelADAM</zorder>
     <zorder>imgADAM</zorder>
     <zorder>labelEmergency</zorder>
     <zorder>imgEmergency</zorder>
     <zorder>closebutton</zorder>
    </widget>
   </widget>
  </widget>
  <widget class="QMenuBar" name="menubar">
   <property name="geometry">
    <rect>
     <x>0</x>
     <y>0</y>
     <width>1920</width>
     <height>21</height>
    </rect>
   </property>
  </widget>
  <widget class="QStatusBar" name="statusbar"/>
 </widget>
 <resources/>
 <connections/>
</ui>
